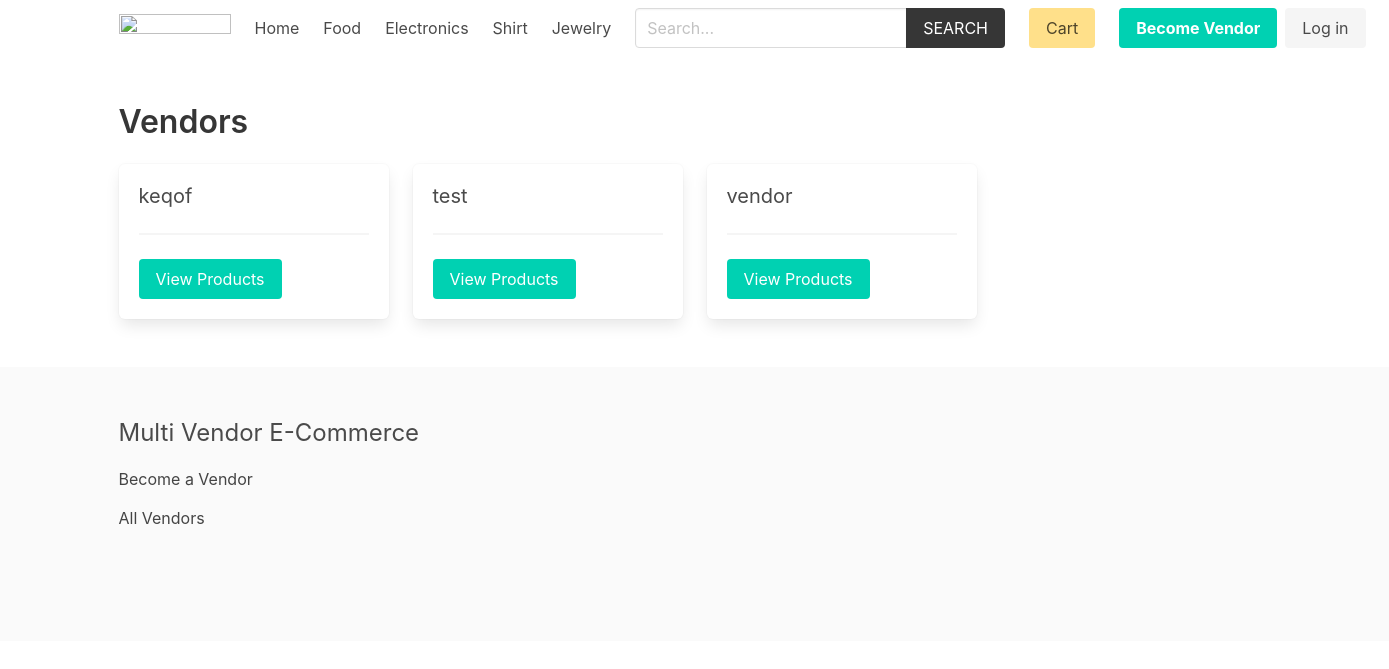
Screenshot of /vendor/ with the database file from the repository.
### product/models.py (models this page shows, shortened)
class Category(models.Model):
    title = models.CharField(max_length=50)
    slug = models.SlugField(max_length=55)
    ordering = models.IntegerField(default=0)
    class Meta:
        ordering = ['ordering']

### vendor/models.py (models this page shows, shortened)
class Vendor(models.Model):
    name = models.CharField(max_length=255)
    created_at = models.DateTimeField(auto_now_add=True)
    created_by = models.OneToOneField(User, related_name='vendor', on_delete=models.CASCADE)
    class Meta:
        ordering = ['name']

### vendor/views.py (the view)
# urls.py: path('', views.vendors, name="vendors"),
def vendors(request):
    vendors = Vendor.objects.all()
    return render(request, 'vendor/vendors.html', {'vendors': vendors})

### cart/cart.py (called while the page is built)
    def __len__(self):
        return sum(item['quantity'] for item in self.cart.values())

### cart/context_processors.py (called while the page is built)
def cart(request):
    return {'cart': Cart(request)}

### product/context_processors.py (called while the page is built)
def menu_categories(request):
    categories = Category.objects.all()
    return {'categories': categories}

### templates/vendor/vendors.html (shortened to what this page needs)
{% extends 'core/base.html' %}
{% block content %}
    <h1 class="title">Vendors</h1>
    <div class="columns is-multiline">
        {% for vendor in vendors %}
            <div class="column is-3">
                <div class="box">
                    <h2 class="subtitle">
                        {{ vendor.name }}
                    </h2>
                    <hr>
                    <a href="{% url 'vendor:vendor' vendor.id %}" class="button is-primary ">View Products</a>
                </div>
            </div>
        {% endfor %}
    </div>
{% endblock content %}

### templates/core/base.html (shortened to what this page needs)
{% load static %}
<!DOCTYPE html>
<html lang="en">
<head>
    <link rel="stylesheet" href="https://cdn.jsdelivr.net/npm/bulma@0.9.2/css/bulma.min.css">
    <link rel="stylesheet" href="{% static 'css/main.css' %}">
</head>
<body>
    <div class="container">
        <nav class="navbar" role="navigation" aria-label="main navigation">
            <div class="navbar-brand">
                <a class="navbar-item" href="{% url 'core:home' %}">
                <img src="{% static 'media/logo.png' %} " width="112" height="28">
                </a>
            </div>
            <div id="navbarBasicExample" class="navbar-menu">
                <div class="navbar-start">
                <a class="navbar-item" href="{% url 'core:home' %}">
                    Home
                </a>
                {% for category in categories %}
                    <a class="navbar-item" href="{% url 'product:category' category.slug %}">
                        {{category.title}}
                    </a>
                {% endfor %}
                </div>
                <div class="navbar-start">
                    <div class="navbar-item">
                        <form method="get" action="{% url 'product:search' %}">
                            <div class="field has-addons">
                                <div class="control">
                                    <input type="search" name="query" id="" class="input" placeholder="Search...">
                                </div>
                                <div class="control">
                                    <button class="button is-dark is-uppercase">Search</button>
                                </div>
                            </div>
                        </form>
                    </div>
                </div>
                <div class="navbar-end">
                <div class="navbar-item">
                    <a href="{% url 'cart:cart' %}" class="button is-warning">Cart {% if cart %}({{cart|length}}){% endif %}</a>
                </div>
                {% if request.user.is_authenticated %}
                <div class="navbar-item has-dropdown is-hoverable">
                    <a class="navbar-link is-capitalized">
                    {{user.vendor.name}}
                    </a>
                    <div class="navbar-dropdown">
                    <a class="navbar-item" href="{% url 'vendor:vendor-admin' %}">
                        Profile
                    </a>
                    <a class="navbar-item" href="{% url 'vendor:edit-vendor' %}">
                        Update Profile
                    </a>
                    <a class="navbar-item" href="{% url 'vendor:add-product' %}">
                        Add Product
                    </a>
                    <hr class="navbar-divider">
                    <a class="navbar-item" href="{% url 'core:logout' %}">
                        Logout
                    </a>
                    </div>
                </div>
                {% else %}
                <div class="navbar-item">
                    <div class="buttons">
                        <a class="button is-primary" href="{% url 'vendor:become-vendor' %}">
                            <strong>Become Vendor</strong>
                        </a>
                        <a class="button is-light" href="{% url 'vendor:login' %}">
                            Log in
                        </a>
                    </div>
                </div>
                {% endif %}
                </div>
            </div>
            </nav>
    </div>
    <section class="section">
        <div class="container">
            {% block content %}{% endblock content %}
        </div>
    </section>
    <footer class="footer">
        <div class="container">
            <h3 class="is-size-4 mb-4">Multi Vendor E-Commerce</h3>
            {% if request.user.is_authenticated %}
                <a href="{% url 'vendor:vendor-admin' %}">Vendor Admin</a>
            {% else %}
                <a href="{% url 'vendor:become-vendor' %}">Become a Vendor</a>
            {% endif %}
            <br>
            <a href="{% url 'vendor:vendors' %}">All Vendors</a>
        </div>
    </footer>
</body>
</html>

### core/static/css/main.css (style rules this page uses)
.footer a { margin-bottom: 15px; display: inline-block; color: #444; }

### rows the page displays
Category: title "Food"
Category: title "Electronics"
Category: title "Shirt"
Category: title "Jewelry"
Vendor: name "keqof"
Vendor: name "test"
Vendor: name "vendor"
